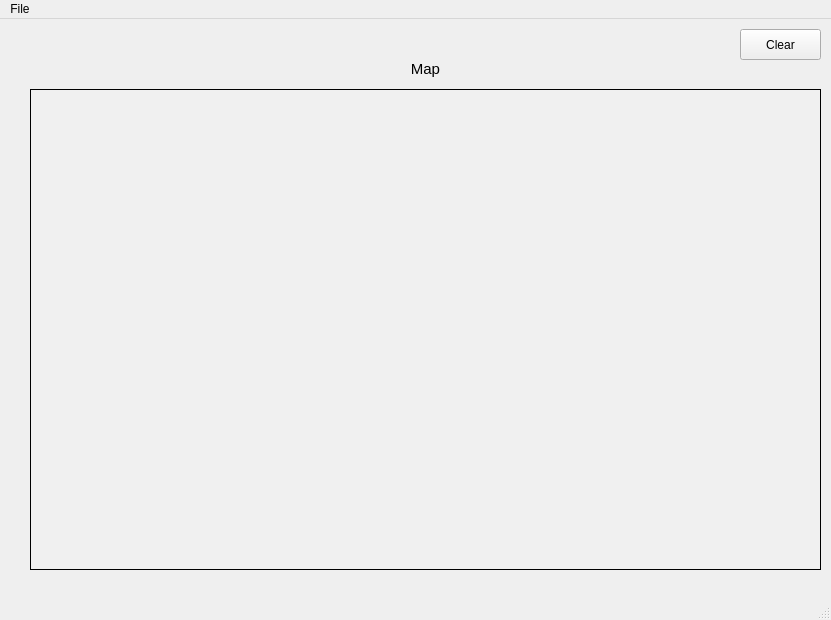
<?xml version="1.0" encoding="UTF-8"?>
<ui version="4.0">
 <class>MainWindow</class>
 <widget class="QMainWindow" name="MainWindow">
  <property name="geometry">
   <rect>
    <x>0</x>
    <y>0</y>
    <width>831</width>
    <height>620</height>
   </rect>
  </property>
  <property name="windowTitle">
   <string>MainWindow</string>
  </property>
  <widget class="QWidget" name="centralwidget">
   <widget class="DrawableArea" name="frame">
    <property name="geometry">
     <rect>
      <x>30</x>
      <y>70</y>
      <width>791</width>
      <height>481</height>
     </rect>
    </property>
    <property name="palette">
     <palette>
      <active>
       <colorrole role="WindowText">
        <brush brushstyle="SolidPattern">
         <color alpha="255">
          <red>0</red>
          <green>0</green>
          <blue>0</blue>
         </color>
        </brush>
       </colorrole>
       <colorrole role="Button">
        <brush brushstyle="SolidPattern">
         <color alpha="255">
          <red>255</red>
          <green>255</green>
          <blue>255</blue>
         </color>
        </brush>
       </colorrole>
       <colorrole role="Light">
        <brush brushstyle="SolidPattern">
         <color alpha="255">
          <red>255</red>
          <green>255</green>
          <blue>255</blue>
         </color>
        </brush>
       </colorrole>
       <colorrole role="Midlight">
        <brush brushstyle="SolidPattern">
         <color alpha="255">
          <red>255</red>
          <green>255</green>
          <blue>255</blue>
         </color>
        </brush>
       </colorrole>
       <colorrole role="Dark">
        <brush brushstyle="SolidPattern">
         <color alpha="255">
          <red>127</red>
          <green>127</green>
          <blue>127</blue>
         </color>
        </brush>
       </colorrole>
       <colorrole role="Mid">
        <brush brushstyle="SolidPattern">
         <color alpha="255">
          <red>170</red>
          <green>170</green>
          <blue>170</blue>
         </color>
        </brush>
       </colorrole>
       <colorrole role="Text">
        <brush brushstyle="SolidPattern">
         <color alpha="255">
          <red>0</red>
          <green>0</green>
          <blue>0</blue>
         </color>
        </brush>
       </colorrole>
       <colorrole role="BrightText">
        <brush brushstyle="SolidPattern">
         <color alpha="255">
          <red>255</red>
          <green>255</green>
          <blue>255</blue>
         </color>
        </brush>
       </colorrole>
       <colorrole role="ButtonText">
        <brush brushstyle="SolidPattern">
         <color alpha="255">
          <red>0</red>
          <green>0</green>
          <blue>0</blue>
         </color>
        </brush>
       </colorrole>
       <colorrole role="Base">
        <brush brushstyle="SolidPattern">
         <color alpha="255">
          <red>255</red>
          <green>255</green>
          <blue>255</blue>
         </color>
        </brush>
       </colorrole>
       <colorrole role="Window">
        <brush brushstyle="SolidPattern">
         <color alpha="255">
          <red>255</red>
          <green>255</green>
          <blue>255</blue>
         </color>
        </brush>
       </colorrole>
       <colorrole role="Shadow">
        <brush brushstyle="SolidPattern">
         <color alpha="255">
          <red>0</red>
          <green>0</green>
          <blue>0</blue>
         </color>
        </brush>
       </colorrole>
       <colorrole role="AlternateBase">
        <brush brushstyle="SolidPattern">
         <color alpha="255">
          <red>255</red>
          <green>255</green>
          <blue>255</blue>
         </color>
        </brush>
       </colorrole>
       <colorrole role="ToolTipBase">
        <brush brushstyle="SolidPattern">
         <color alpha="255">
          <red>255</red>
          <green>255</green>
          <blue>220</blue>
         </color>
        </brush>
       </colorrole>
       <colorrole role="ToolTipText">
        <brush brushstyle="SolidPattern">
         <color alpha="255">
          <red>0</red>
          <green>0</green>
          <blue>0</blue>
         </color>
        </brush>
       </colorrole>
       <colorrole role="PlaceholderText">
        <brush brushstyle="SolidPattern">
         <color alpha="127">
          <red>0</red>
          <green>0</green>
          <blue>0</blue>
         </color>
        </brush>
       </colorrole>
      </active>
      <inactive>
       <colorrole role="WindowText">
        <brush brushstyle="SolidPattern">
         <color alpha="255">
          <red>0</red>
          <green>0</green>
          <blue>0</blue>
         </color>
        </brush>
       </colorrole>
       <colorrole role="Button">
        <brush brushstyle="SolidPattern">
         <color alpha="255">
          <red>240</red>
          <green>240</green>
          <blue>240</blue>
         </color>
        </brush>
       </colorrole>
       <colorrole role="Light">
        <brush brushstyle="SolidPattern">
         <color alpha="255">
          <red>255</red>
          <green>255</green>
          <blue>255</blue>
         </color>
        </brush>
       </colorrole>
       <colorrole role="Midlight">
        <brush brushstyle="SolidPattern">
         <color alpha="255">
          <red>227</red>
          <green>227</green>
          <blue>227</blue>
         </color>
        </brush>
       </colorrole>
       <colorrole role="Dark">
        <brush brushstyle="SolidPattern">
         <color alpha="255">
          <red>160</red>
          <green>160</green>
          <blue>160</blue>
         </color>
        </brush>
       </colorrole>
       <colorrole role="Mid">
        <brush brushstyle="SolidPattern">
         <color alpha="255">
          <red>160</red>
          <green>160</green>
          <blue>160</blue>
         </color>
        </brush>
       </colorrole>
       <colorrole role="Text">
        <brush brushstyle="SolidPattern">
         <color alpha="255">
          <red>0</red>
          <green>0</green>
          <blue>0</blue>
         </color>
        </brush>
       </colorrole>
       <colorrole role="BrightText">
        <brush brushstyle="SolidPattern">
         <color alpha="255">
          <red>255</red>
          <green>255</green>
          <blue>255</blue>
         </color>
        </brush>
       </colorrole>
       <colorrole role="ButtonText">
        <brush brushstyle="SolidPattern">
         <color alpha="255">
          <red>0</red>
          <green>0</green>
          <blue>0</blue>
         </color>
        </brush>
       </colorrole>
       <colorrole role="Base">
        <brush brushstyle="SolidPattern">
         <color alpha="255">
          <red>255</red>
          <green>255</green>
          <blue>255</blue>
         </color>
        </brush>
       </colorrole>
       <colorrole role="Window">
        <brush brushstyle="SolidPattern">
         <color alpha="255">
          <red>240</red>
          <green>240</green>
          <blue>240</blue>
         </color>
        </brush>
       </colorrole>
       <colorrole role="Shadow">
        <brush brushstyle="SolidPattern">
         <color alpha="255">
          <red>105</red>
          <green>105</green>
          <blue>105</blue>
         </color>
        </brush>
       </colorrole>
       <colorrole role="AlternateBase">
        <brush brushstyle="SolidPattern">
         <color alpha="255">
          <red>245</red>
          <green>245</green>
          <blue>245</blue>
         </color>
        </brush>
       </colorrole>
       <colorrole role="ToolTipBase">
        <brush brushstyle="SolidPattern">
         <color alpha="255">
          <red>255</red>
          <green>255</green>
          <blue>220</blue>
         </color>
        </brush>
       </colorrole>
       <colorrole role="ToolTipText">
        <brush brushstyle="SolidPattern">
         <color alpha="255">
          <red>0</red>
          <green>0</green>
          <blue>0</blue>
         </color>
        </brush>
       </colorrole>
       <colorrole role="PlaceholderText">
        <brush brushstyle="SolidPattern">
         <color alpha="128">
          <red>0</red>
          <green>0</green>
          <blue>0</blue>
         </color>
        </brush>
       </colorrole>
      </inactive>
      <disabled>
       <colorrole role="WindowText">
        <brush brushstyle="SolidPattern">
         <color alpha="255">
          <red>127</red>
          <green>127</green>
          <blue>127</blue>
         </color>
        </brush>
       </colorrole>
       <colorrole role="Button">
        <brush brushstyle="SolidPattern">
         <color alpha="255">
          <red>255</red>
          <green>255</green>
          <blue>255</blue>
         </color>
        </brush>
       </colorrole>
       <colorrole role="Light">
        <brush brushstyle="SolidPattern">
         <color alpha="255">
          <red>255</red>
          <green>255</green>
          <blue>255</blue>
         </color>
        </brush>
       </colorrole>
       <colorrole role="Midlight">
        <brush brushstyle="SolidPattern">
         <color alpha="255">
          <red>255</red>
          <green>255</green>
          <blue>255</blue>
         </color>
        </brush>
       </colorrole>
       <colorrole role="Dark">
        <brush brushstyle="SolidPattern">
         <color alpha="255">
          <red>127</red>
          <green>127</green>
          <blue>127</blue>
         </color>
        </brush>
       </colorrole>
       <colorrole role="Mid">
        <brush brushstyle="SolidPattern">
         <color alpha="255">
          <red>170</red>
          <green>170</green>
          <blue>170</blue>
         </color>
        </brush>
       </colorrole>
       <colorrole role="Text">
        <brush brushstyle="SolidPattern">
         <color alpha="255">
          <red>127</red>
          <green>127</green>
          <blue>127</blue>
         </color>
        </brush>
       </colorrole>
       <colorrole role="BrightText">
        <brush brushstyle="SolidPattern">
         <color alpha="255">
          <red>255</red>
          <green>255</green>
          <blue>255</blue>
         </color>
        </brush>
       </colorrole>
       <colorrole role="ButtonText">
        <brush brushstyle="SolidPattern">
         <color alpha="255">
          <red>127</red>
          <green>127</green>
          <blue>127</blue>
         </color>
        </brush>
       </colorrole>
       <colorrole role="Base">
        <brush brushstyle="SolidPattern">
         <color alpha="255">
          <red>255</red>
          <green>255</green>
          <blue>255</blue>
         </color>
        </brush>
       </colorrole>
       <colorrole role="Window">
        <brush brushstyle="SolidPattern">
         <color alpha="255">
          <red>255</red>
          <green>255</green>
          <blue>255</blue>
         </color>
        </brush>
       </colorrole>
       <colorrole role="Shadow">
        <brush brushstyle="SolidPattern">
         <color alpha="255">
          <red>0</red>
          <green>0</green>
          <blue>0</blue>
         </color>
        </brush>
       </colorrole>
       <colorrole role="AlternateBase">
        <brush brushstyle="SolidPattern">
         <color alpha="255">
          <red>245</red>
          <green>245</green>
          <blue>245</blue>
         </color>
        </brush>
       </colorrole>
       <colorrole role="ToolTipBase">
        <brush brushstyle="SolidPattern">
         <color alpha="255">
          <red>255</red>
          <green>255</green>
          <blue>220</blue>
         </color>
        </brush>
       </colorrole>
       <colorrole role="ToolTipText">
        <brush brushstyle="SolidPattern">
         <color alpha="255">
          <red>0</red>
          <green>0</green>
          <blue>0</blue>
         </color>
        </brush>
       </colorrole>
       <colorrole role="PlaceholderText">
        <brush brushstyle="SolidPattern">
         <color alpha="128">
          <red>0</red>
          <green>0</green>
          <blue>0</blue>
         </color>
        </brush>
       </colorrole>
      </disabled>
     </palette>
    </property>
    <property name="autoFillBackground">
     <bool>true</bool>
    </property>
    <property name="frameShape">
     <enum>QFrame::Box</enum>
    </property>
    <property name="frameShadow">
     <enum>QFrame::Plain</enum>
    </property>
   </widget>
   <widget class="QPushButton" name="clearButton">
    <property name="geometry">
     <rect>
      <x>740</x>
      <y>10</y>
      <width>81</width>
      <height>31</height>
     </rect>
    </property>
    <property name="text">
     <string>Clear</string>
    </property>
   </widget>
   <widget class="QLabel" name="indicatorLabel">
    <property name="geometry">
     <rect>
      <x>310</x>
      <y>40</y>
      <width>231</width>
      <height>20</height>
     </rect>
    </property>
    <property name="font">
     <font>
      <pointsize>11</pointsize>
     </font>
    </property>
    <property name="text">
     <string>Map</string>
    </property>
    <property name="alignment">
     <set>Qt::AlignCenter</set>
    </property>
   </widget>
  </widget>
  <widget class="QMenuBar" name="menubar">
   <property name="geometry">
    <rect>
     <x>0</x>
     <y>0</y>
     <width>831</width>
     <height>26</height>
    </rect>
   </property>
   <widget class="QMenu" name="menuFile">
    <property name="title">
     <string>File</string>
    </property>
    <addaction name="actionXml"/>
    <addaction name="separator"/>
    <addaction name="actionExit_2"/>
   </widget>
   <addaction name="menuFile"/>
  </widget>
  <widget class="QStatusBar" name="statusbar"/>
  <action name="actionSave">
   <property name="text">
    <string>Save</string>
   </property>
  </action>
  <action name="actionSave_as">
   <property name="text">
    <string>Save as...</string>
   </property>
  </action>
  <action name="actionExit">
   <property name="text">
    <string>Exit</string>
   </property>
  </action>
  <action name="actionGraph">
   <property name="text">
    <string>Undirected</string>
   </property>
  </action>
  <action name="actionWindow">
   <property name="text">
    <string>Directed</string>
   </property>
  </action>
  <action name="actionSave_2">
   <property name="text">
    <string>Save</string>
   </property>
  </action>
  <action name="actionSave_as_2">
   <property name="text">
    <string>Save as...</string>
   </property>
  </action>
  <action name="actionExit_2">
   <property name="text">
    <string>Exit</string>
   </property>
  </action>
  <action name="actionWindow_2">
   <property name="text">
    <string>Window</string>
   </property>
  </action>
  <action name="actionNew_Window">
   <property name="text">
    <string>New Window</string>
   </property>
  </action>
  <action name="actionNew_Graph">
   <property name="text">
    <string>New Graph...</string>
   </property>
  </action>
  <action name="actionOpen_Adjacency_Matrix">
   <property name="text">
    <string>Open Adjacency Matrix</string>
   </property>
  </action>
  <action name="actionOpen_Adjacency_List">
   <property name="text">
    <string>Open Adjacency List</string>
   </property>
  </action>
  <action name="actionSearch">
   <property name="text">
    <string>Start Depth-first Search</string>
   </property>
  </action>
  <action name="actionSorted">
   <property name="text">
    <string>Generate Sorted Graph</string>
   </property>
  </action>
  <action name="actionRoot">
   <property name="text">
    <string>Find Root</string>
   </property>
  </action>
  <action name="actionXml">
   <property name="text">
    <string>Read XML</string>
   </property>
  </action>
 </widget>
 <customwidgets>
  <customwidget>
   <class>DrawableArea</class>
   <extends>QFrame</extends>
   <header>drawablearea.h</header>
   <container>1</container>
  </customwidget>
 </customwidgets>
 <resources/>
 <connections/>
</ui>
